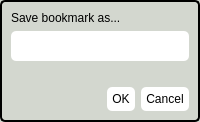
     <widget class="QWidget" name="bookmarksDialogWidget" native="true">
      <property name="maximumSize">
       <size>
        <width>16777215</width>
        <height>120</height>
       </size>
      </property>
      <property name="styleSheet">
       <string notr="true">border: 2px solid black;
border-radius: 5px;
background-color: rgb(211, 215, 207);</string>
      </property>
      <layout class="QVBoxLayout" name="bookmarksDialog">
       <item>
        <widget class="QLabel" name="label_9">
         <property name="styleSheet">
          <string notr="true">border: none;
</string>
         </property>
         <property name="text">
          <string>Save bookmark as...</string>
         </property>
        </widget>
       </item>
       <item>
        <widget class="QLineEdit" name="lineEdit">
         <property name="minimumSize">
          <size>
           <width>0</width>
           <height>30</height>
          </size>
         </property>
         <property name="styleSheet">
          <string notr="true">background-color: rgb(255, 255, 255);
border: none;
</string>
         </property>
        </widget>
       </item>
       <item>
        <widget class="QLabel" name="label_10">
         <property name="styleSheet">
          <string notr="true">border: none;
color: rgb(164, 0, 0);</string>
         </property>
         <property name="text">
          <string/>
         </property>
        </widget>
       </item>
       <item alignment="Qt::AlignBottom">
        <widget class="QDialogButtonBox" name="buttonBox">
         <property name="styleSheet">
          <string notr="true">background-color: rgb(255,255,255);
border-radius: 5px;
padding: 5px;
border: none;</string>
         </property>
         <property name="standardButtons">
          <set>QDialogButtonBox::Cancel|QDialogButtonBox::Ok</set>
         </property>
        </widget>
       </item>
      </layout>
     </widget>
